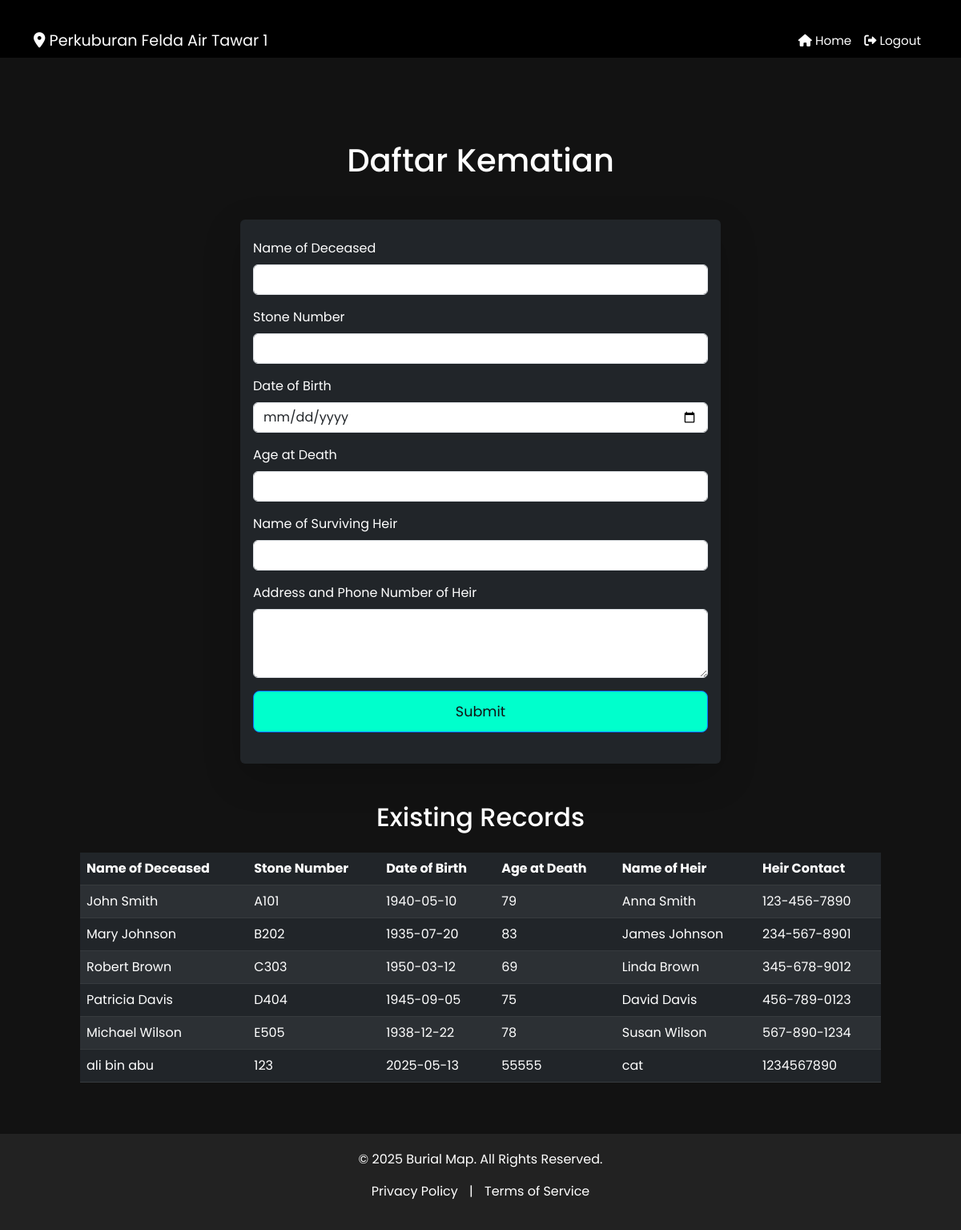
Page /daftar_kematian (signed in) on the committed database.
### models.py (models this page shows)
class DaftarKematian(db.Model):
    id = db.Column(db.Integer, primary_key=True)
    deceased_name = db.Column(db.String(100), nullable=False)
    stone_number = db.Column(db.String(50), nullable=False)
    date_of_birth = db.Column(db.String(20), nullable=False)
    age_at_death = db.Column(db.Integer, nullable=False)
    heir_name = db.Column(db.String(100), nullable=False)
    heir_contact = db.Column(db.String(200), nullable=False)

### app.py (the view, shortened to what this page needs)
@app.route('/daftar_kematian', methods=['GET', 'POST'])
def daftar_kematian():
    user_id = session.get('user_id')
    if not user_id:
        flash('Sila log masuk untuk mengakses halaman ini.', 'error')
        return redirect(url_for('login'))
    user = User.query.get(user_id)
    if not user.access_granted:
        flash('Sila lengkapkan pembayaran untuk mengakses maklumat ini.', 'error')
        return redirect(url_for('payment', user_id=user.id))
    records = DaftarKematian.query.all()
    return render_template('daftar_kematian.html', records=records)

### templates/daftar_kematian.html (shortened to what this page needs)
{% extends "base.html" %}
{% block content %}
<div class="container mt-5 pt-5">
    <h1 class="text-center mb-4">Daftar Kematian</h1>
    <form method="post" action="{{ url_for('daftar_kematian') }}" class="mx-auto mb-5 px-3 py-4 bg-dark text-white rounded shadow-lg animate__animated animate__fadeIn" style="max-width: 600px;">
        <div class="mb-3">
            <label for="deceased_name" class="form-label">Name of Deceased</label>
            <input type="text" class="form-control" id="deceased_name" name="deceased_name" required>
        </div>
        <div class="mb-3">
            <label for="stone_number" class="form-label">Stone Number</label>
            <input type="text" class="form-control" id="stone_number" name="stone_number" required>
        </div>
        <div class="mb-3">
            <label for="date_of_birth" class="form-label">Date of Birth</label>
            <input type="date" class="form-control" id="date_of_birth" name="date_of_birth" required>
        </div>
        <div class="mb-3">
            <label for="age_at_death" class="form-label">Age at Death</label>
            <input type="number" class="form-control" id="age_at_death" name="age_at_death" min="0" required>
        </div>
        <div class="mb-3">
            <label for="heir_name" class="form-label">Name of Surviving Heir</label>
            <input type="text" class="form-control" id="heir_name" name="heir_name" required>
        </div>
        <div class="mb-3">
            <label for="heir_contact" class="form-label">Address and Phone Number of Heir</label>
            <textarea class="form-control" id="heir_contact" name="heir_contact" rows="3" required></textarea>
        </div>
        <button type="submit" class="btn btn-primary w-100">Submit</button>
    </form>
    {% if records %}
        <div class="table-responsive mb-5">
            <h2 class="text-center mb-4">Existing Records</h2>
            <table class="table table-striped table-dark table-hover align-middle mx-auto" style="max-width: 1000px;">
                <thead>
                    <tr>
                        <th>Name of Deceased</th>
                        <th>Stone Number</th>
                        <th>Date of Birth</th>
                        <th>Age at Death</th>
                        <th>Name of Heir</th>
                        <th>Heir Contact</th>
                    </tr>
                </thead>
                <tbody>
                    {% for record in records %}
                    <tr>
                        <td>{{ record.deceased_name }}</td>
                        <td>{{ record.stone_number }}</td>
                        <td>{{ record.date_of_birth }}</td>
                        <td>{{ record.age_at_death }}</td>
                        <td>{{ record.heir_name }}</td>
                        <td>{{ record.heir_contact }}</td>
                    </tr>
                    {% endfor %}
                </tbody>
            </table>
        </div>
    {% else %}
        <p class="text-center text-muted">No records found.</p>
    {% endif %}
</div>
{% endblock %}

### templates/base.html (shortened to what this page needs)
<!DOCTYPE html>
<html lang="en">
<head>
    <link rel="stylesheet" href="https://cdn.jsdelivr.net/npm/bootstrap@5.3.0/dist/css/bootstrap.min.css" />
    <link href="https://cdnjs.cloudflare.com/ajax/libs/font-awesome/6.0.0-beta3/css/all.min.css" rel="stylesheet" />
</head>
<body>
    <nav class="navbar navbar-expand-lg navbar-light">
        <div class="container">
            <a class="navbar-brand" href="{{ url_for('home') }}">
                <i class="fas fa-map-marker-alt"></i> Perkuburan Felda Air Tawar 1
            </a>
            <div class="collapse navbar-collapse" id="navbarSupportedContent">
                <ul class="navbar-nav ms-auto">
                    <li class="nav-item">
                        <a class="nav-link" href="{{ url_for('home') }}">
                            <i class="fas fa-home"></i> Home
                        </a>
                    </li>
                    {% if session.get('user_id') %}
                        <li class="nav-item">
                            <a class="nav-link" href="{{ url_for('logout') }}">
                                <i class="fas fa-sign-out-alt"></i> Logout
                            </a>
                        </li>
                    {% endif %}
                </ul>
            </div>
        </div>
    </nav>
    <div class="main-content">
        {% block content %}{% endblock %}
    </div>
    <footer>
        <p>&copy; 2025 Burial Map. All Rights Reserved.</p>
        <p>
            <a href="#">Privacy Policy</a> | <a href="#">Terms of Service</a>
        </p>
    </footer>
</body>
</html>

### templates/base.html (style rules this page uses)
html, body { height: 100%; margin: 0; font-family: 'Poppins', sans-serif; }
body { background-color: #121212; color: #fff; display: flex; flex-direction: column; justify-content: space-between; }
h1, h2 { font-weight: 500; text-align: center; margin-bottom: 20px; }
.navbar { background-color: #000000; padding-top: 0.1rem; padding-bottom: 0.1rem; position: fixed; top: 0; left: 0; right: 0; z-index: 1030; }
.navbar .navbar-brand { color: white !important; font-size: 1.2rem; }
.navbar .nav-link { color: white !important; font-size: 0.95rem; }
.main-content { padding-top: 80px; padding-left: 15px; padding-right: 15px; }
form { background-color: #2a2a2a; padding: 30px; border-radius: 10px; box-shadow: 0 5px 20px rgba(0, 255, 204, 0.3); max-width: 500px; margin: 50px auto; animation: fadeIn 1s ease-out; }
input, button { font-size: 1.1rem; border-radius: 8px; margin-bottom: 15px; padding: 12px; }
button[type="submit"] { background-color: #00ffcc; color: #121212; font-size: 1.1rem; padding: 12px 30px; width: 100%; border-radius: 8px; transition: background-color 0.3s ease; }
.container { margin-top: 30px; }
footer { text-align: center; background-color: #222; padding: 20px 0; position: relative; bottom: 0; width: 100%; color: #fff; }
footer a { color: #ffffff; text-decoration: none; margin: 0 10px; }

### rows in the picture
DaftarKematian: deceased_name "John Smith", stone_number "A101", date_of_birth "1940-05-10", age_at_death "79", heir_name "Anna Smith", heir_contact "123-456-7890"
DaftarKematian: deceased_name "Mary Johnson", stone_number "B202", date_of_birth "1935-07-20", age_at_death "83", heir_name "James Johnson", heir_contact "234-567-8901"
DaftarKematian: deceased_name "Robert Brown", stone_number "C303", date_of_birth "1950-03-12", age_at_death "69", heir_name "Linda Brown", heir_contact "345-678-9012"
DaftarKematian: deceased_name "Patricia Davis", stone_number "D404", date_of_birth "1945-09-05", age_at_death "75", heir_name "David Davis", heir_contact "456-789-0123"
DaftarKematian: deceased_name "Michael Wilson", stone_number "E505", date_of_birth "1938-12-22", age_at_death "78", heir_name "Susan Wilson", heir_contact "567-890-1234"
DaftarKematian: deceased_name "ali bin abu", stone_number "123", date_of_birth "2025-05-13", age_at_death "55555", heir_name "cat", heir_contact "1234567890"
